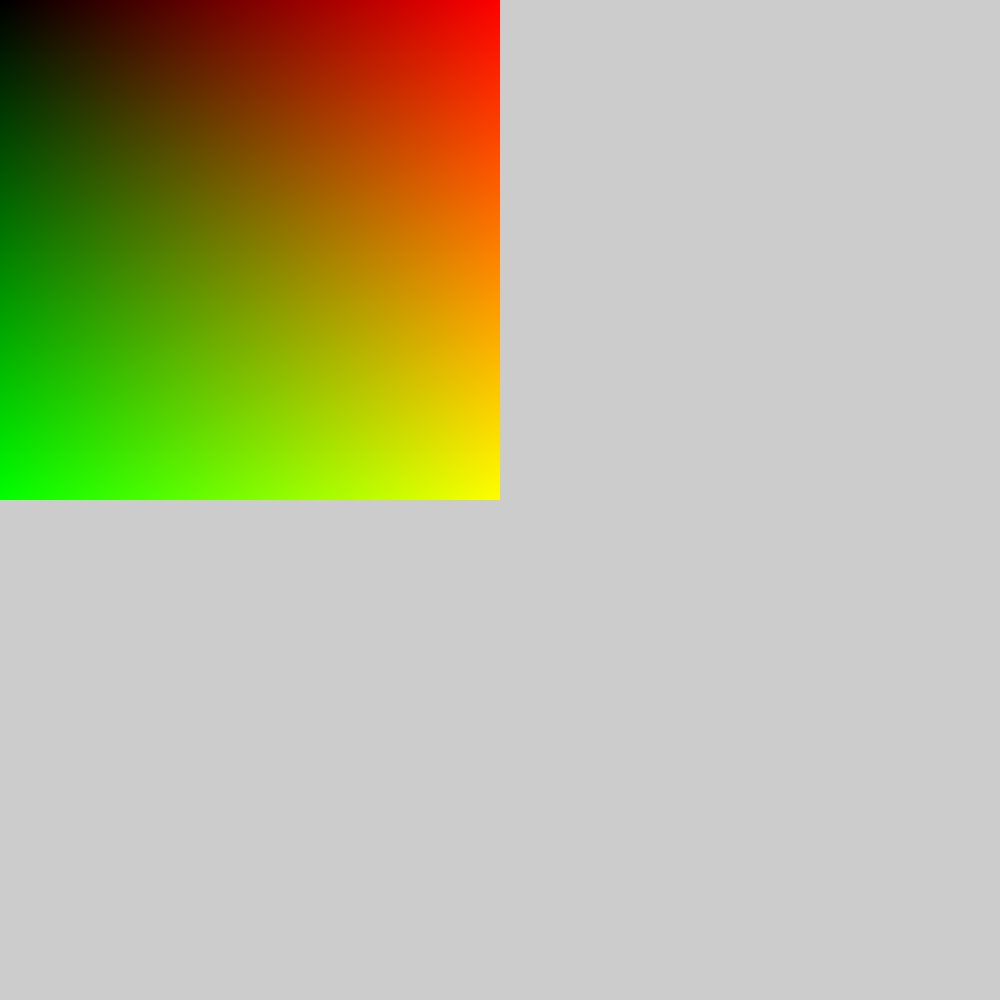
Frame 1 (no input)
Frame 60 (the mouse pressed at the canvas centre just before this capture): identical to frame 1, image omitted
Frame 120 (the mouse held since frame 60 and released just before this capture): identical to frame 1, image omitted

The Processing sketch that drew this single still picture (run headless with seeded random() and noise(); from frame 60 on, the mouse is pressed at the canvas centre):

// Processing sketch: e61colorMatrixConPos
// ── e61colorMatrixConPos.pde
PImage I;
float r,g,b=0;
color c;
void setup(){
  I=createImage(500,500,RGB);
  size(1000,1000);
  I.loadPixels();
  for (int y=0;y<I.height;y++){
    for (int x=0;x<I.width;x++){
      r=lerp(0,255,float(x)/I.width);
      g=lerp(0,255,float(y)/I.height);
      c=color(r,g,b);
      I.pixels[pos(x,y,I.width)]=c;
    }
  }
  I.updatePixels();
}
void draw(){
  image(I,0,0);
}

int pos(int x, int y, int w){
  return x+y*w;
}
